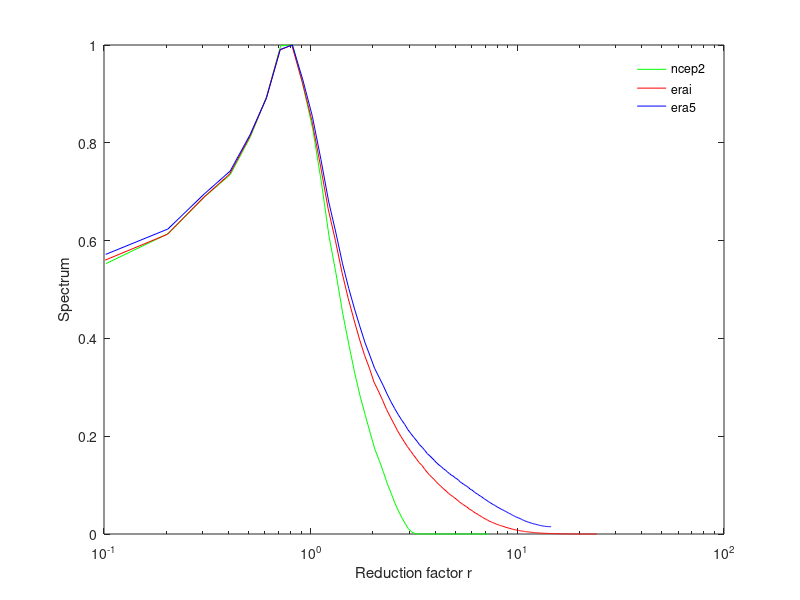
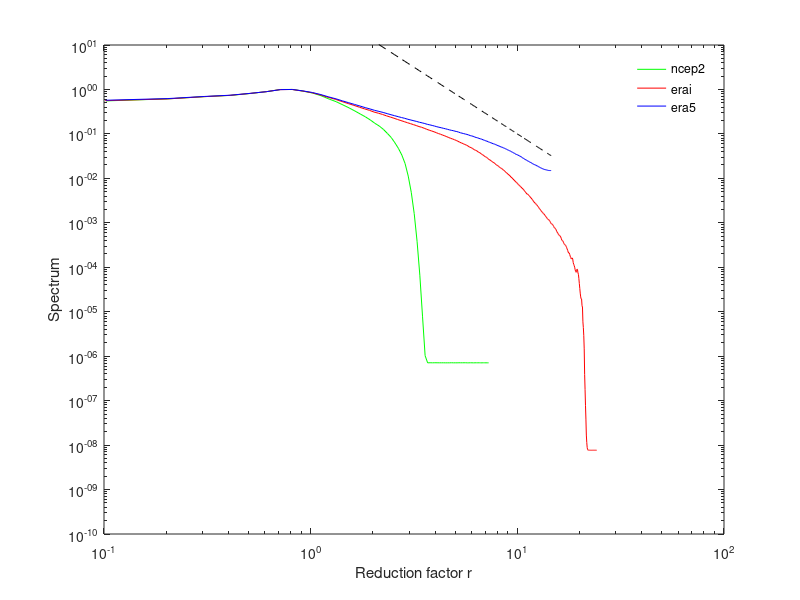

MATLAB code for these plots, in order:
% plot w spec vs reanalysis

close all; clear; 

R = 6371000.0; % Planetary Radius 
dp = 800*1e2;
f = 1e-4;

% ncep2 reanalysis



% load ncep2 data

load('data_theory/theory_ncep2_NH_april29th.mat','r_500_NH','k_NH_500','S_500_NH','spec_NH_500')
load('data_theory/theory_ncep2_SH_april29th.mat','r_500_SH','k_SH_500','S_500_SH','spec_SH_500')

% calculate Ld

LD_NH_500 = sqrt(S_500_NH)*dp/f;
LD_NH_500 = LD_NH_500/sqrt(2); % due to our choice of nondimensionalization
LD_NH_500 = 0.5*LD_NH_500; % because our H is the layer and not the tropospheric height

LD_SH_500 = sqrt(S_500_SH)*dp/f; 
LD_SH_500 = LD_SH_500/sqrt(2); % due to our choice of nondimensionalization
LD_SH_500 = 0.5*LD_SH_500; % because our H is the layer not the tropospheric height

% calculate k and spec

spec_NH_500_ncep2 = mean(spec_NH_500,2);
spec_SH_500_ncep2 = mean(spec_SH_500,2);

spec_NH_500_ncep2 = spec_NH_500_ncep2/max(spec_NH_500_ncep2);
spec_SH_500_ncep2 = spec_SH_500_ncep2/max(spec_SH_500_ncep2);

N = size(spec_NH_500,1);
L = 2*pi*R*cosd(45);

k = 2*pi/L*[-N/2:N/2-1];
k_NH_ncep2 = k*mean(LD_NH_500);

k = 2*pi/L*[-N/2:N/2-1];
k_SH_ncep2 = k*mean(LD_SH_500);

sum(k_NH_ncep2(N/2:end)'.*spec_NH_500_ncep2(N/2:end))./(sum(spec_NH_500_ncep2(N/2:end)))


clear('r_500_NH','r_500_SH','k_500_NH','k_500_SH','S_500_NH','S_500_SH','spec_NH_500','spec_SH_500');

% load data erai

load('data_theory/theory_erai_NH_april29th.mat','r_500_NH','k_NH_500','S_500_NH','spec_NH_500')
load('data_theory/theory_erai_SH_april29th.mat','r_500_SH','k_SH_500','S_500_SH','spec_SH_500')

r_500_NH_erai = r_500_NH;
r_500_SH_erai = r_500_SH;

% calculate Ld

LD_NH_500 = sqrt(S_500_NH)*dp/f;
LD_NH_500 = LD_NH_500/sqrt(2); % due to our choice of nondimensionalization
LD_NH_500 = 0.5*LD_NH_500; % because our H is the layer and not the tropospheric height

LD_SH_500 = sqrt(S_500_SH)*dp/f; 
LD_SH_500 = LD_SH_500/sqrt(2); % due to our choice of nondimensionalization
LD_SH_500 = 0.5*LD_SH_500; % because our H is the layer not the tropospheric height

LD_NH_500_erai = LD_NH_500;
LD_SH_500_erai = LD_SH_500;

% calculate k and spec

spec_NH_500_erai = mean(spec_NH_500,2);
spec_SH_500_erai = mean(spec_SH_500,2);

spec_NH_500_erai = spec_NH_500_erai/max(spec_NH_500_erai);
spec_SH_500_erai = spec_SH_500_erai/max(spec_SH_500_erai);



N = size(spec_NH_500,1);
L = 2*pi*R*cosd(45);

% LD_NH_500 = 1e6/(2*sqrt(2));
% LD_SH_500 = 1e6/(2*sqrt(2));


k = 2*pi/L*[-N/2:N/2-1];
k_NH_erai = k*mean(LD_NH_500);

k = 2*pi/L*[-N/2:N/2-1];
k_SH_erai = k*mean(LD_SH_500);

k_centroid_erai = sum(k_NH_erai(N/2:end)'.*spec_NH_500_erai(N/2:end))./(sum(spec_NH_500_erai(N/2:end)))



clear('r_500_NH','r_500_SH','k_500_NH','k_500_SH','S_500_NH','S_500_SH','spec_NH_500','spec_SH_500');

% load data era5

% native resolution

% load('data_theory/theory_NH_dec7th.mat','r_500_NH','k_NH_500','S_500_NH','spec_NH_500')
% load('data_theory/theory_SH_dec7th.mat','r_500_SH','k_SH_500','S_500_SH','spec_SH_500')

% coarse grained

load('data_theory/theory_era5_NH_coarse_grained_july_5th.mat','r_500_NH','k_NH_500','S_500_NH','spec_NH_500')
load('data_theory/theory_era5_SH_coarse_grained_july_5th.mat','r_500_SH','k_SH_500','S_500_SH','spec_SH_500')


r_500_NH_era5 = r_500_NH;
r_500_SH_era5 = r_500_SH;



LD_NH_500 = sqrt(S_500_NH)*dp/f;
LD_NH_500 = LD_NH_500/sqrt(2); % due to our choice of nondimensionalization
LD_NH_500 = 0.5*LD_NH_500; % because our H is the layer and not the tropospheric height

LD_SH_500 = sqrt(S_500_SH)*dp/f; 
LD_SH_500 = LD_SH_500/sqrt(2); % due to our choice of nondimensionalization
LD_SH_500 = 0.5*LD_SH_500; % because our H is the layer not the tropospheric height

LD_NH_500_era5 = LD_NH_500;
LD_SH_500_era5 = LD_SH_500;

% calculate k and spec

spec_NH_500_era5 = mean(spec_NH_500,2);
spec_SH_500_era5 = mean(spec_SH_500,2);

spec_NH_500_era5 = spec_NH_500_era5/max(spec_NH_500_era5);
spec_SH_500_era5 = spec_SH_500_era5/max(spec_SH_500_era5);

N = size(spec_NH_500,1);
L = 2*pi*R*cosd(45);

% LD_NH_500 = 1e6/(2*sqrt(2));
% LD_SH_500 = 1e6/(2*sqrt(2));

k = 2*pi/L*[-N/2:N/2-1];
k_NH_era5 = k*mean(LD_NH_500);

k = 2*pi/L*[-N/2:N/2-1];
k_SH_era5 = k*mean(LD_SH_500);

k_centroid_era5 = sum(k_NH_era5(N/2:end)'.*spec_NH_500_era5(N/2:end))./(sum(spec_NH_500_era5(N/2:end)))

clear('r_500_NH','r_500_SH','k_500_NH','k_500_SH','S_500_NH','S_500_SH','spec_NH_500','spec_SH_500');


% make a plot

semilogx(k_NH_ncep2,spec_NH_500_ncep2,'g'); hold on;
semilogx(k_NH_erai,spec_NH_500_erai,'r'); hold on;
semilogx(k_NH_era5,spec_NH_500_era5,'b');
xlabel('Reduction factor r')
ylabel('Spectrum')
legend('ncep2','erai','era5'); legend boxoff

figure
loglog(k_NH_ncep2,spec_NH_500_ncep2,'g'); hold on;
loglog(k_NH_erai,spec_NH_500_erai,'r'); hold on;
loglog(k_NH_era5,spec_NH_500_era5,'b'); hold on;
loglog(k_NH_era5,1e2*k_NH_era5.^(-3),'k--');
xlabel('Reduction factor r')
ylabel('Spectrum')
ylim([1e-10 1e1])
legend('ncep2','erai','era5'); legend boxoff


